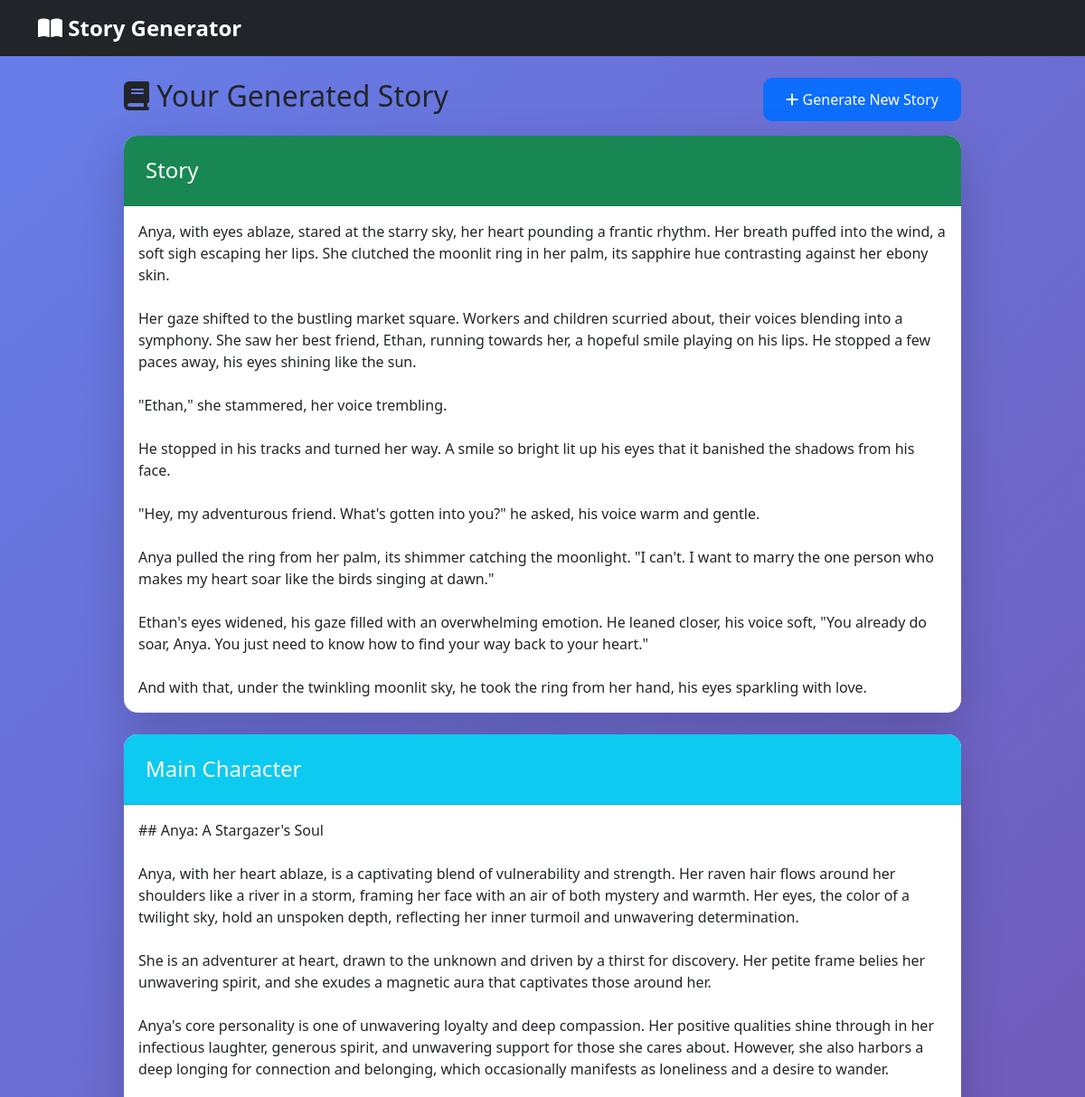
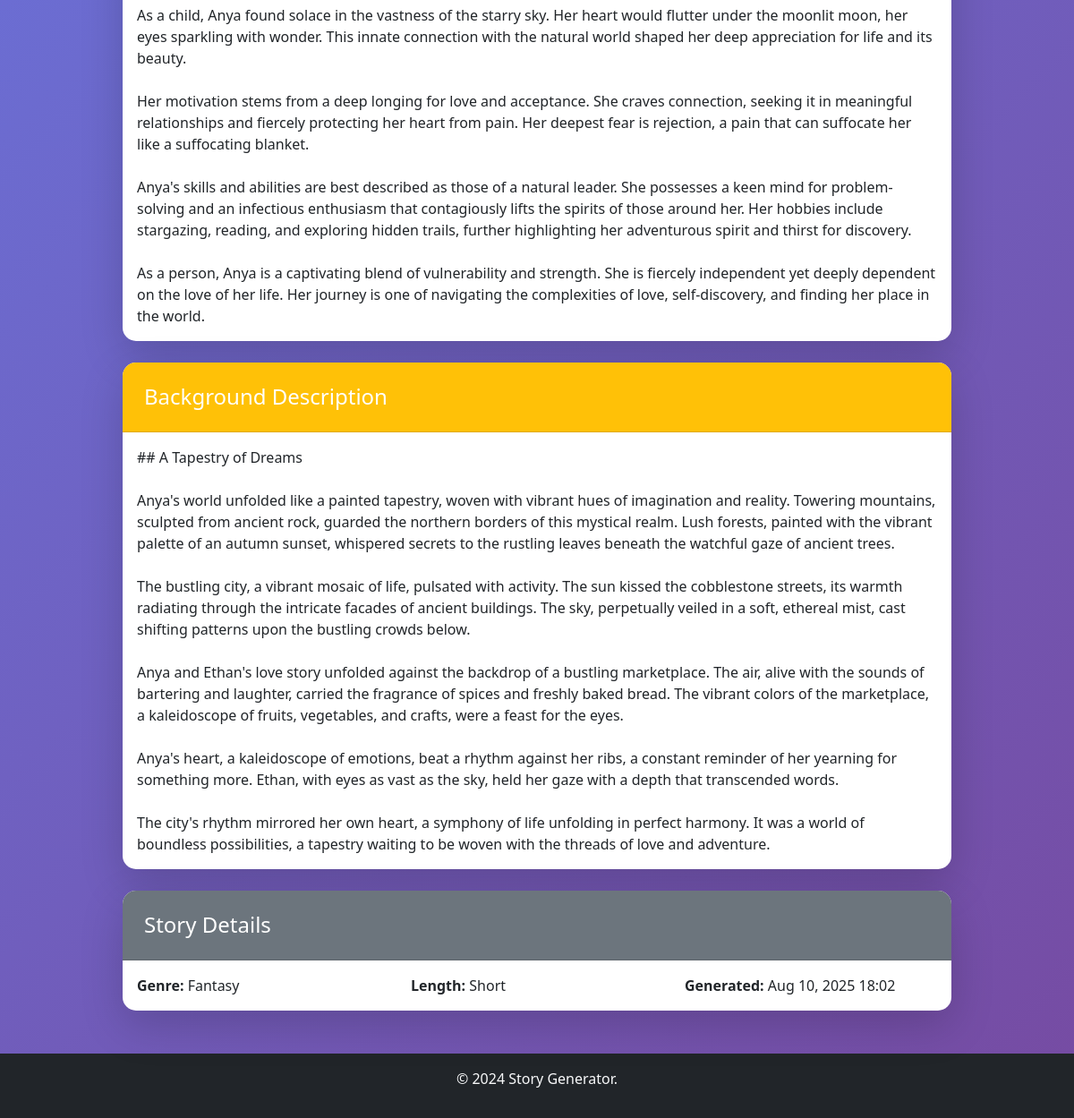
Screenshot of /story/7/ with the database file from the repository (2 pictures, top to bottom).
### story_app/models.py (models this page shows, shortened)
class StoryGeneration(models.Model):
    prompt = models.TextField(max_length=1000)
    generated_story = models.TextField()
    character_description = models.TextField(blank=True, null=True)
    background_description = models.TextField(blank=True, null=True)  # New field for world/setting
    genre = models.CharField(max_length=50, blank=True, null=True)    # Store genre info
    story_length = models.CharField(max_length=20, blank=True, null=True)  # Store length info
    created_at = models.DateTimeField(auto_now_add=True)
    updated_at = models.DateTimeField(auto_now=True)
    class Meta:
        ordering = ['-created_at']
        verbose_name = "Story Generation"
        verbose_name_plural = "Story Generations"
    @property
    def genre_display(self):
        return self.genre.replace('-', ' ').title() if self.genre else 'Unknown'

### story_app/views.py (the view)
# urls.py: path('story/<int:story_id>/', views.story_detail, name='story_detail'),
def story_detail(request, story_id):
    try:
        story_obj = StoryGeneration.objects.get(id=story_id)
        return render(request, 'story_app/story_result.html', {
            'story_obj': story_obj,
            'genre': story_obj.genre_display if story_obj.genre else 'Unknown',
            'length': story_obj.story_length.title() if story_obj.story_length else 'Unknown'
        })
    except StoryGeneration.DoesNotExist:
        messages.error(request, 'Story not found.')
        return redirect('index')

### templates/story_app/story_result.html (shortened to what this page needs)
{% extends 'base.html' %}
{% block content %}
<div class="row">
    <div class="col-lg-10 mx-auto">
        <div class="d-flex justify-content-between align-items-center mb-3">
            <h2><i class="fas fa-book"></i> Your Generated Story</h2>
            <a href="{% url 'index' %}" class="btn btn-primary">
                <i class="fas fa-plus"></i> Generate New Story
            </a>
        </div>
        <div class="card shadow-lg mb-4">
            <div class="card-header bg-success text-white">
                <h4 class="mb-0">Story</h4>
            </div>
            <div class="card-body">
                {{ story_obj.generated_story|linebreaksbr }}
            </div>
        </div>
        {% if story_obj.character_description %}
        <div class="card shadow-lg mb-4">
            <div class="card-header bg-info text-white">
                <h4 class="mb-0">Main Character</h4>
            </div>
            <div class="card-body">
                {{ story_obj.character_description|linebreaksbr }}
            </div>
        </div>
        {% endif %}
        {% if story_obj.background_description %}
        <div class="card shadow-lg mb-4">
            <div class="card-header bg-warning text-white">
                <h4 class="mb-0">Background Description</h4>
            </div>
            <div class="card-body">
                {{ story_obj.background_description|linebreaksbr }}
            </div>
        </div>
        {% endif %}
        <div class="card shadow-lg">
            <div class="card-header bg-secondary text-white">
                <h4 class="mb-0">Story Details</h4>
            </div>
            <div class="card-body">
                <div class="row">
                    {% if genre %}
                    <div class="col-md-4">
                        <strong>Genre:</strong> {{ genre }}
                    </div>
                    {% endif %}
                    {% if length %}
                    <div class="col-md-4">
                        <strong>Length:</strong> {{ length }}
                    </div>
                    {% endif %}
                    <div class="col-md-4">
                        <strong>Generated:</strong> {{ story_obj.created_at|date:"M d, Y H:i" }}
                    </div>
                </div>
            </div>
        </div>
    </div>
</div>
{% endblock %}

### static/css/style.css (style rules this page uses)
body { background: linear-gradient(135deg, #667eea 0%, #764ba2 100%); min-height: 100vh; font-family: 'Segoe UI', Tahoma, Geneva, Verdana, sans-serif; }
.card { border: none; border-radius: 15px; box-shadow: 0 10px 30px rgba(0, 0, 0, 0.1); transition: transform 0.3s ease; }
.card-header { border-radius: 15px 15px 0 0 !important; padding: 1.5rem; }
.btn { border-radius: 10px; padding: 0.7rem 1.5rem; font-weight: 500; transition: all 0.3s ease; }

### rows the page displays
StoryGeneration: generated_story "Anya, with eyes ablaze, stared at the starry sky, her heart pounding a frantic rhythm. Her breath puffed into the wind, a soft sigh escaping her lips. She clutched the moonlit ring in her palm, its sapphire hue contrasting against her ebony skin. Her gaze shifted to the bustling market square. Workers and children scurried about, their voices blending into a symphony. She saw her best friend, Ethan, running towards her, a hopeful smile playing on his lips. He stopped a few paces away, his eyes shining like the sun. \"Ethan,\" she stammered, her voice trembling. He stopped in his tracks and turned her way. A smile so bright lit up his eyes that it banished the shadows from his face. \"Hey, my…", character_description "## Anya: A Stargazer's Soul Anya, with her heart ablaze, is a captivating blend of vulnerability and strength. Her raven hair flows around her shoulders like a river in a storm, framing her face with an air of both mystery and warmth. Her eyes, the color of a twilight sky, hold an unspoken depth, reflecting her inner turmoil and unwavering determination. She is an adventurer at heart, drawn to the unknown and driven by a thirst for discovery. Her petite frame belies her unwavering spirit, and she exudes a magnetic aura that captivates those around her. Anya's core personality is one of unwavering loyalty and deep compassion. Her positive qualities shine through in her infectious laughter,…", background_description "## A Tapestry of Dreams Anya's world unfolded like a painted tapestry, woven with vibrant hues of imagination and reality. Towering mountains, sculpted from ancient rock, guarded the northern borders of this mystical realm. Lush forests, painted with the vibrant palette of an autumn sunset, whispered secrets to the rustling leaves beneath the watchful gaze of ancient trees. The bustling city, a vibrant mosaic of life, pulsated with activity. The sun kissed the cobblestone streets, its warmth radiating through the intricate facades of ancient buildings. The sky, perpetually veiled in a soft, ethereal mist, cast shifting patterns upon the bustling crowds below. Anya and Ethan's love story…", genre "Fantasy", story_length "Short", created_at "Aug 10, 2025 18:02"
